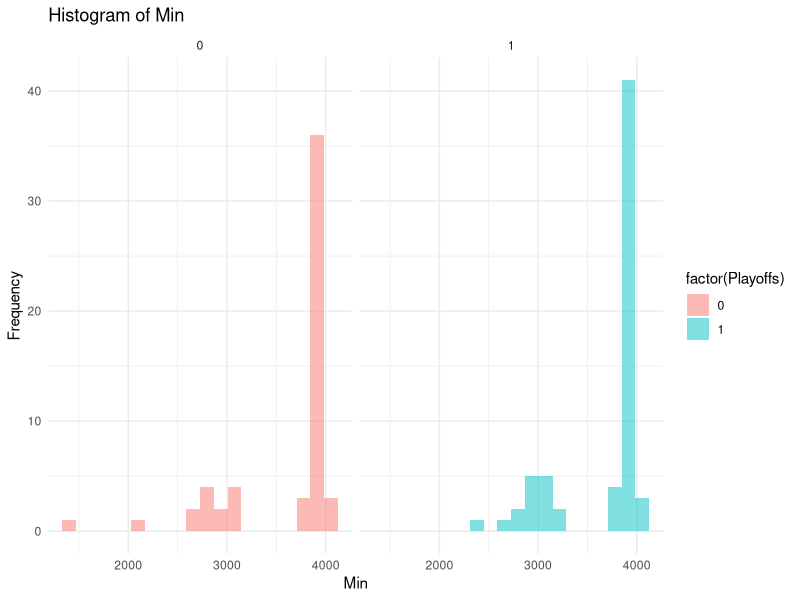
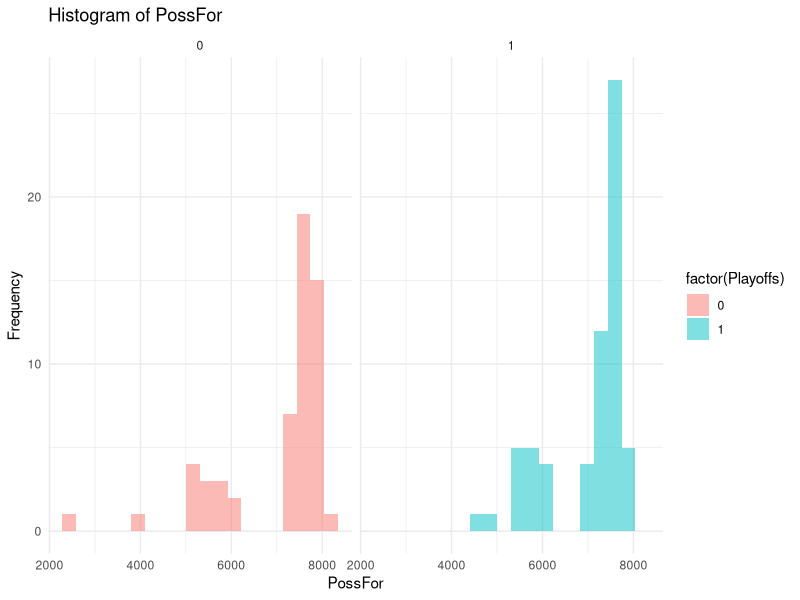
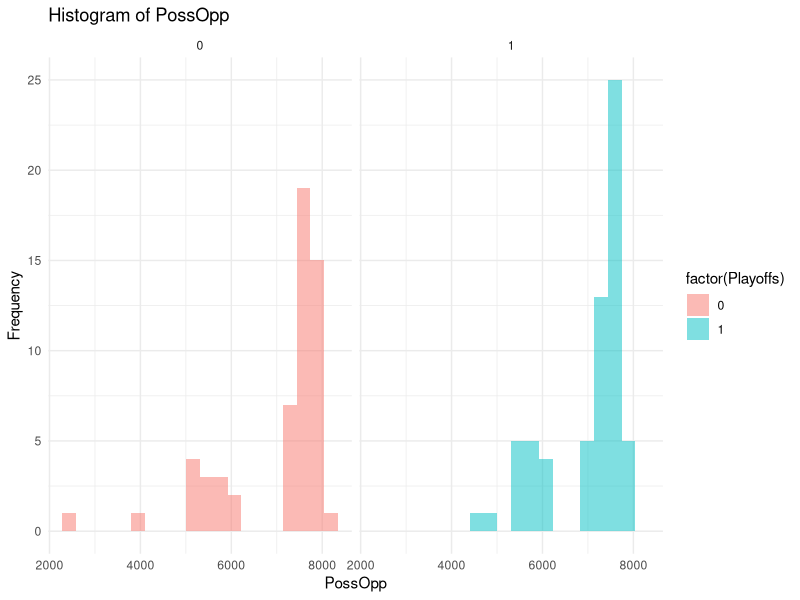
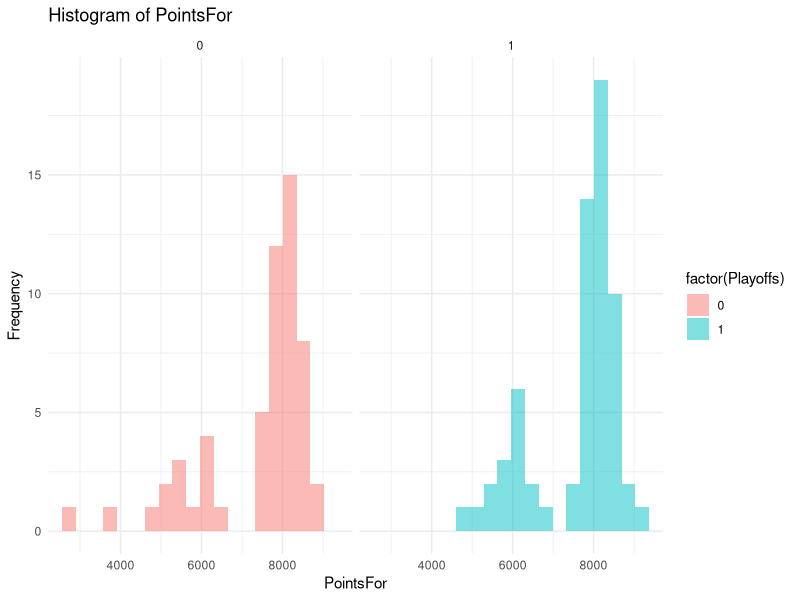
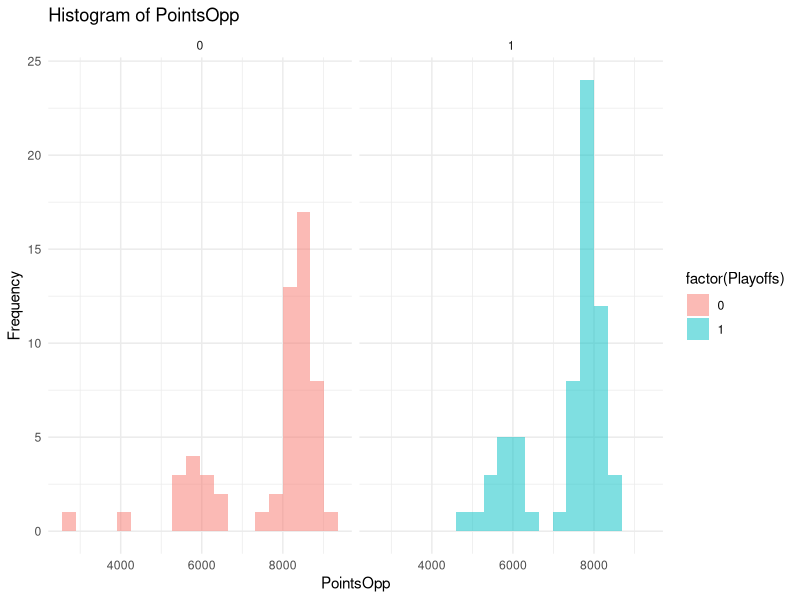
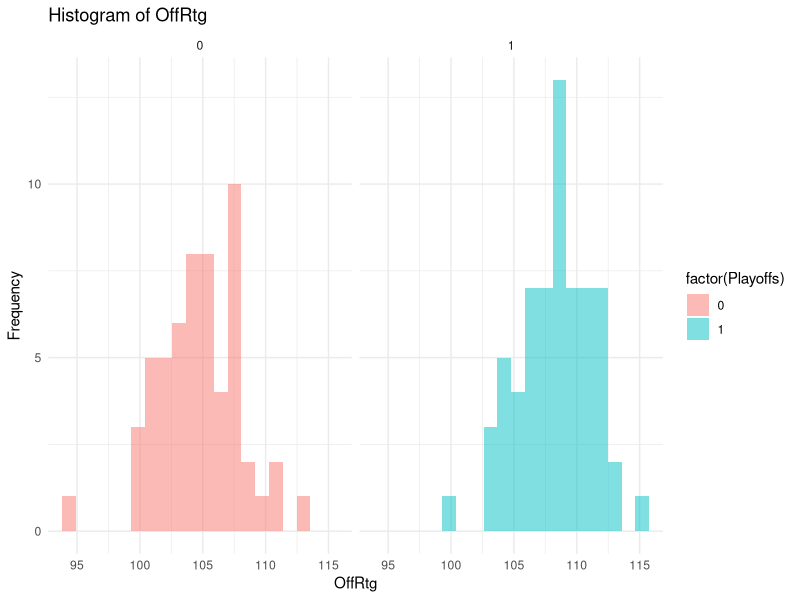
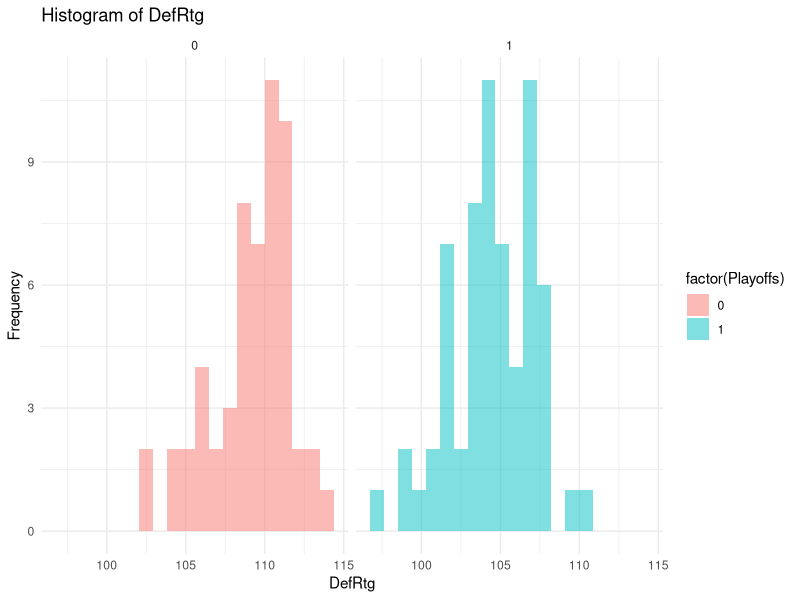
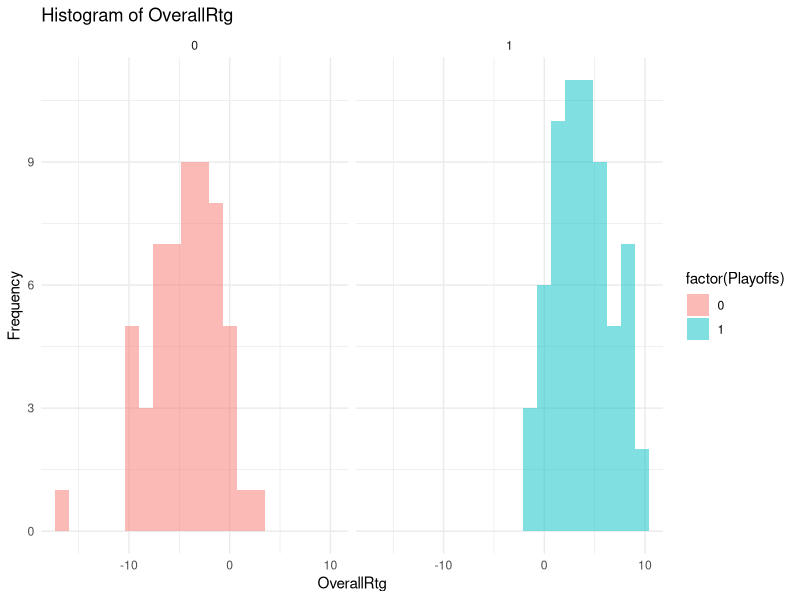

The R script that drew these images, in order:
#############################
##       Pre-work          ##
#############################

# Load libraries
library(readxl)
library(dplyr)
library(ggplot2)

# Load the files
team_data <- read.table("NBA_teamstats.txt", header = TRUE, sep = "\t")
team_record <- read.csv("Nba_team_records.csv")
current_season_data <- read_excel("current_season.xlsx")

# Join data frames
merged_data <- merge(team_data, team_record, by.x = c("Team", "Season"), by.y = c("Abbreviation", "Season"))

# Remove unnecessary columns
merged_data <- merged_data[, !(names(merged_data) %in% c("Team.y","SemiFinals","Champion","ConferenceFinals","Finals"))]

# Creation of new metrics, Points per possession/defensive points per possession/Win Percentage
merged_data$PointsPerPoss <- merged_data$PointsFor / merged_data$PossFor
merged_data$DefensivePointsPerPoss <- merged_data$PointsOpp / merged_data$PossOpp
merged_data$WinPercentage <- merged_data$W / (merged_data$W+merged_data$L)


# Create dataframe with no team or season identifers
no_team_name <- merged_data[, !names(merged_data) %in% c("Team","Season")]



####################################
## Create Histograms of Variables ##
####################################

# Create histograms for each variable
metrics <- names(no_team_name)[!names(no_team_name) %in% "Playoffs"]
for (metric in metrics) {
  p <- ggplot(no_team_name, aes(x = !!sym(metric), fill = factor(Playoffs))) +
    geom_histogram(position = "identity", alpha = 0.5, bins = 20) +
    facet_wrap(~ Playoffs) +
    labs(title = paste("Histogram of", metric), x = metric, y = "Frequency") +
    theme_minimal()
  
  print(p)  # Print the histogram
}

#############################
## T Testing All Variables ##
#############################

# T Test results for each variable
# Create an empty dataframe to store the results
t_test_results <- data.frame(Column = character(), P_Value = numeric(), stringsAsFactors = FALSE)

# Loop through each column in the dataframe except the 'Playoffs' column
for (col in names(no_team_name)[!names(no_team_name) %in% "Playoffs"]) {
  # Perform two-sample t-test
  t_test <- t.test(no_team_name[[col]] ~ no_team_name$Playoffs)
  
  # Extract p-value from the test result
  p_value <- t_test$p.value
  
  # Store the results in the dataframe
  t_test_results <- rbind(t_test_results, data.frame(Column = col, P_Value = p_value))
}

# Print the table of results
print(t_test_results)

################################
## T Testing Cumulative Score ##
################################


# Two sample T Test for cumulative Score based on ranking seven variables

# Define the metrics for which you want to rank the teams
metrics <- c("OffRtg", "DefRtg", "OverallRtg", "DRebRate", "PointsPerPoss", "DefensivePointsPerPoss", "WinPercentage")

# Define a function to rank teams for a given metric
rank_teams <- function(data, metric) {
  if (metric %in% c("OffRtg", "OverallRtg", "PointsPerPoss", "WinPercentage", "DRebRate")) {
    # Rank in descending order
    data <- data %>%
      group_by(Season) %>%
      mutate(!!paste0(metric, "_Rank") := dense_rank(desc(.data[[metric]]))) %>%
      ungroup()
  } else {
    # Rank in ascending order
    data <- data %>%
      group_by(Season) %>%
      mutate(!!paste0(metric, "_Rank") := dense_rank(.data[[metric]])) %>%
      ungroup()
  }
  return(data)
}

# Rank teams for each metric and season
ranked_data <- merged_data
for (metric in metrics) {
  ranked_data <- rank_teams(ranked_data, metric)
}

# Calculate cumulative score
ranked_data <- ranked_data %>%
  mutate(CumulativeScore = rowSums(select(., ends_with("_Rank"))))

# View the resulting dataframe
#print(ranked_data)

# Perform two-sample t-test
t_test_result_CumulativeScore <- t.test(ranked_data$CumulativeScore ~ ranked_data$Playoffs)
t_test_result_CumulativeScore

#############################
## Modeling weight factors ##
#############################

weights <- c(WinPercentage = 40, OverallRtg = 10, DefRtg = 20, DefensivePointsPerPoss = 10, 
             PointsPerPoss = 10, OffRtg = 5, DRebRate = 5)

# Apply the weights to the ranking columns and calculate the weighted cumulative score
ranked_data <- ranked_data %>%
  mutate(WeightedScore = rowSums(select(., ends_with("_Rank")) * weights))

model <- glm(Playoffs ~ WeightedScore, data = ranked_data, family = binomial)


predictions <- predict(model, type = "response")

# Evaluate the model performance
accuracy <- mean((predictions >= 0.5 & ranked_data$Playoffs == 1) |
                   (predictions < 0.5 & ranked_data$Playoffs == 0))
print(paste("Accuracy:", accuracy))


############################
## Current season Testing ##
############################

## testing on current season data
current_season_data <- current_season_data %>%
  mutate(WeightedScore = rowSums(select(., ends_with("_Rank")) * weights))
predictions <- predict(model, newdata = current_season_data, type = "response")

# Generate new columns
current_season_data$Predicted_Playoff <- ifelse(predictions >= 0.5, 1, 0)
current_season_data$Prediction_Value <- predictions

selected_data <- current_season_data %>%
  select(TEAM, Predicted_Playoff,Prediction_Value)%>%
  arrange(desc(Prediction_Value))

# Print the resulting dataframe with team, playoff (1/0) and Prediction Value
print(selected_data, n=30)